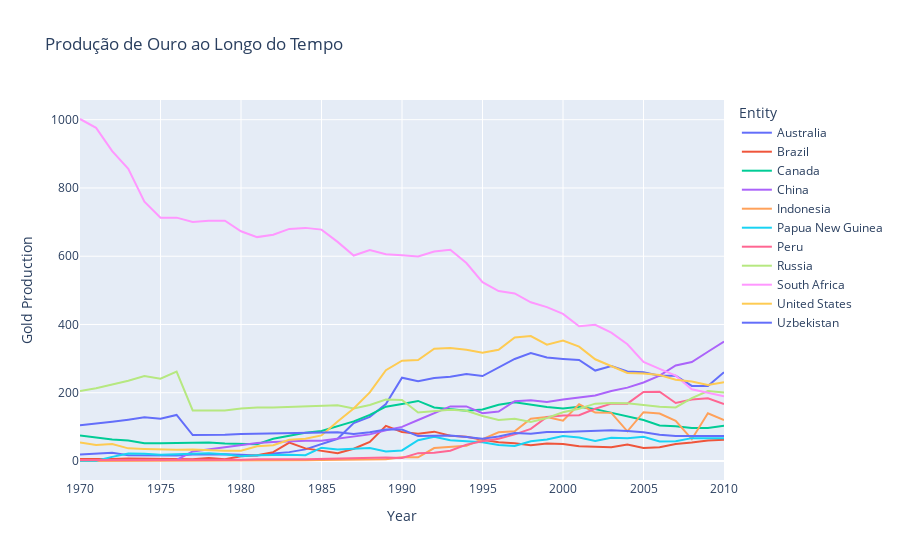

The notebook cell saved with this chart:
### Code cell
# Line Chart
line_fig = px.line(df_plot, x='Year', y='Gold Production', color='Entity', title='Produção de Ouro ao Longo do Tempo')
line_fig

### Figure 1 — Plotly figure (JSON) as saved in the notebook; plotly's stock layout.template omitted (floating-point values rounded to 4 significant figures)
{"data": [{"hovertemplate": "Entity=Australia<br>Year=%{x}<br>Gold Production=%{y}<extra></extra>", "legendgroup": "Australia", "line": {"color": "#636efa", "dash": "solid"}, "marker": {"symbol": "circle"}, "mode": "lines", "name": "Australia", "orientation": "v", "showlegend": true, "type": "scatter", "x": [1970, 1971, 1972, 1973, 1974, 1975, 1976, 1977, 1978, 1979, 1980, 1981, 1982, 1983, 1984, 1985, 1986, 1987, 1988, 1989, 1990, 1991, 1992, 1993, 1994, 1995, 1996, 1997, 1998, 1999, 2000, 2001, 2002, 2003, 2004, 2005, 2006, 2007, 2008, 2009, 2010], "xaxis": "x", "y": [19, 21, 24, 17, 16, 16, 16, 19, 20, 20, 18, 16, 22, 26, 34, 49, 65, 111, 129, 167, 244, 234, 243, 247, 255, 249, 273, 299, 316, 303, 299, 296, 265, 278, 262, 260, 250, 250, 220, 220, 260], "yaxis": "y"}, {"hovertemplate": "Entity=Brazil<br>Year=%{x}<br>Gold Production=%{y}<extra></extra>", "legendgroup": "Brazil", "line": {"color": "#EF553B", "dash": "solid"}, "marker": {"symbol": "circle"}, "mode": "lines", "name": "Brazil", "orientation": "v", "showlegend": true, "type": "scatter", "x": [1970, 1971, 1972, 1973, 1974, 1975, 1976, 1977, 1978, 1979, 1980, 1981, 1982, 1983, 1984, 1985, 1986, 1987, 1988, 1989, 1990, 1991, 1992, 1993, 1994, 1995, 1996, 1997, 1998, 1999, 2000, 2001, 2002, 2003, 2004, 2005, 2006, 2007, 2008, 2009, 2010], "xaxis": "x", "y": [6, 5, 6, 7, 6, 5, 5, 5, 9, 5, 14, 17, 26, 54, 37, 30, 23, 36, 56, 103, 85, 80, 86, 74, 71, 62, 55, 52, 46, 51, 50, 43, 42, 40, 48, 38, 40, 50, 54, 60, 62], "yaxis": "y"}, {"hovertemplate": "Entity=Canada<br>Year=%{x}<br>Gold Production=%{y}<extra></extra>", "legendgroup": "Canada", "line": {"color": "#00cc96", "dash": "solid"}, "marker": {"symbol": "circle"}, "mode": "lines", "name": "Canada", "orientation": "v", "showlegend": true, "type": "scatter", "x": [1970, 1971, 1972, 1973, 1974, 1975, 1976, 1977, 1978, 1979, 1980, 1981, 1982, 1983, 1984, 1985, 1986, 1987, 1988, 1989, 1990, 1991, 1992, 1993, 1994, 1995, 1996, 1997, 1998, 1999, 2000, 2001, 2002, 2003, 2004, 2005, 2006, 2007, 2008, 2009, 2010], "xaxis": "x", "y": [75, 69, 63, 60, 52, 52, 53, 54, 54, 51, 51, 49, 65, 74, 83, 88, 103, 116, 135, 159, 167, 176, 157, 151, 147, 151, 165, 172, 165, 158, 154, 159, 152, 141, 130, 120, 104, 102, 97, 97, 103], "yaxis": "y"}, {"hovertemplate": "Entity=China<br>Year=%{x}<br>Gold Production=%{y}<extra></extra>", "legendgroup": "China", "line": {"color": "#ab63fa", "dash": "solid"}, "marker": {"symbol": "circle"}, "mode": "lines", "name": "China", "orientation": "v", "showlegend": true, "type": "scatter", "x": [1970, 1971, 1972, 1973, 1974, 1975, 1976, 1977, 1978, 1979, 1980, 1981, 1982, 1983, 1984, 1985, 1986, 1987, 1988, 1989, 1990, 1991, 1992, 1993, 1994, 1995, 1996, 1997, 1998, 1999, 2000, 2001, 2002, 2003, 2004, 2005, 2006, 2007, 2008, 2009, 2010], "xaxis": "x", "y": [2, 2, 2, 2, 2, 2, 3, 28, 34, 40, 45, 53, 56, 58, 59, 59, 66, 72, 78, 90, 100, 120, 140, 160, 160, 140, 145, 175, 178, 173, 180, 185, 192, 205, 215, 230, 250, 280, 290, 320, 350], "yaxis": "y"}, {"hovertemplate": "Entity=Indonesia<br>Year=%{x}<br>Gold Production=%{y}<extra></extra>", "legendgroup": "Indonesia", "line": {"color": "#FFA15A", "dash": "solid"}, "marker": {"symbol": "circle"}, "mode": "lines", "name": "Indonesia", "orientation": "v", "showlegend": true, "type": "scatter", "x": [1970, 1971, 1972, 1973, 1974, 1975, 1976, 1977, 1978, 1979, 1980, 1981, 1982, 1983, 1984, 1985, 1986, 1987, 1988, 1989, 1990, 1991, 1992, 1993, 1994, 1995, 1996, 1997, 1998, 1999, 2000, 2001, 2002, 2003, 2004, 2005, 2006, 2007, 2008, 2009, 2010], "xaxis": "x", "y": [0, 0, 0, 0, 0, 0, 0, 0, 0, 0, 0, 0, 2, 2, 2, 3, 3, 4, 5, 5, 11, 11, 38, 42, 45, 64, 84, 87, 124, 129, 118, 166, 142, 141, 87, 143, 139, 118, 64, 140, 120], "yaxis": "y"}, {"hovertemplate": "Entity=Papua New Guinea<br>Year=%{x}<br>Gold Production=%{y}<extra></extra>", "legendgroup": "Papua New Guinea", "line": {"color": "#19d3f3", "dash": "solid"}, "marker": {"symbol": "circle"}, "mode": "lines", "name": "Papua New Guinea", "orientation": "v", "showlegend": true, "type": "scatter", "x": [1970, 1971, 1972, 1973, 1974, 1975, 1976, 1977, 1978, 1979, 1980, 1981, 1982, 1983, 1984, 1985, 1986, 1987, 1988, 1989, 1990, 1991, 1992, 1993, 1994, 1995, 1996, 1997, 1998, 1999, 2000, 2001, 2002, 2003, 2004, 2005, 2006, 2007, 2008, 2009, 2010], "xaxis": "x", "y": [1, 1, 12, 22, 21, 18, 20, 22, 23, 20, 14, 17, 18, 18, 17, 39, 34, 36, 38, 28, 31, 61, 71, 61, 59, 55, 47, 44, 58, 63, 73, 69, 59, 68, 67, 71, 57, 58, 67, 68, 67], "yaxis": "y"}, {"hovertemplate": "Entity=Peru<br>Year=%{x}<br>Gold Production=%{y}<extra></extra>", "legendgroup": "Peru", "line": {"color": "#FF6692", "dash": "solid"}, "marker": {"symbol": "circle"}, "mode": "lines", "name": "Peru", "orientation": "v", "showlegend": true, "type": "scatter", "x": [1970, 1971, 1972, 1973, 1974, 1975, 1976, 1977, 1978, 1979, 1980, 1981, 1982, 1983, 1984, 1985, 1986, 1987, 1988, 1989, 1990, 1991, 1992, 1993, 1994, 1995, 1996, 1997, 1998, 1999, 2000, 2001, 2002, 2003, 2004, 2005, 2006, 2007, 2008, 2009, 2010], "xaxis": "x", "y": [3, 3, 3, 2, 2, 3, 3, 3, 4, 4, 4, 5, 4, 5, 5, 6, 9, 9, 10, 10, 9, 23, 24, 30, 48, 58, 65, 78, 94, 129, 133, 134, 153, 168, 168, 202, 203, 170, 180, 184, 167], "yaxis": "y"}, {"hovertemplate": "Entity=Russia<br>Year=%{x}<br>Gold Production=%{y}<extra></extra>", "legendgroup": "Russia", "line": {"color": "#B6E880", "dash": "solid"}, "marker": {"symbol": "circle"}, "mode": "lines", "name": "Russia", "orientation": "v", "showlegend": true, "type": "scatter", "x": [1970, 1971, 1972, 1973, 1974, 1975, 1976, 1977, 1978, 1979, 1980, 1981, 1982, 1983, 1984, 1985, 1986, 1987, 1988, 1989, 1990, 1991, 1992, 1993, 1994, 1995, 1996, 1997, 1998, 1999, 2000, 2001, 2002, 2003, 2004, 2005, 2006, 2007, 2008, 2009, 2010], "xaxis": "x", "y": [205, 213, 224, 235, 249, 241, 262, 148, 148, 148, 154, 157, 157, 158, 159, 160, 163, 154, 164, 180, 179, 142, 146, 150, 147, 132, 120, 124, 114, 126, 143, 153, 168, 170, 169, 163, 159, 157, 184, 205, 201], "yaxis": "y"}, {"hovertemplate": "Entity=South Africa<br>Year=%{x}<br>Gold Production=%{y}<extra></extra>", "legendgroup": "South Africa", "line": {"color": "#FF97FF", "dash": "solid"}, "marker": {"symbol": "circle"}, "mode": "lines", "name": "South Africa", "orientation": "v", "showlegend": true, "type": "scatter", "x": [1970, 1971, 1972, 1973, 1974, 1975, 1976, 1977, 1978, 1979, 1980, 1981, 1982, 1983, 1984, 1985, 1986, 1987, 1988, 1989, 1990, 1991, 1992, 1993, 1994, 1995, 1996, 1997, 1998, 1999, 2000, 2001, 2002, 2003, 2004, 2005, 2006, 2007, 2008, 2009, 2010], "xaxis": "x", "y": [1002, 976, 908, 856, 760, 713, 713, 700, 704, 704, 673, 656, 663, 680, 683, 678, 642, 602, 618, 606, 603, 599, 614, 619, 580, 524, 498, 491, 465, 451, 431, 395, 399, 376, 342, 290, 270, 250, 210, 200, 190], "yaxis": "y"}, {"hovertemplate": "Entity=United States<br>Year=%{x}<br>Gold Production=%{y}<extra></extra>", "legendgroup": "United States", "line": {"color": "#FECB52", "dash": "solid"}, "marker": {"symbol": "circle"}, "mode": "lines", "name": "United States", "orientation": "v", "showlegend": true, "type": "scatter", "x": [1970, 1971, 1972, 1973, 1974, 1975, 1976, 1977, 1978, 1979, 1980, 1981, 1982, 1983, 1984, 1985, 1986, 1987, 1988, 1989, 1990, 1991, 1992, 1993, 1994, 1995, 1996, 1997, 1998, 1999, 2000, 2001, 2002, 2003, 2004, 2005, 2006, 2007, 2008, 2009, 2010], "xaxis": "x", "y": [54, 47, 50, 37, 35, 33, 33, 34, 31, 30, 30, 43, 46, 62, 65, 75, 116, 154, 201, 266, 294, 296, 329, 331, 326, 317, 326, 362, 366, 341, 353, 335, 298, 277, 258, 256, 252, 238, 233, 223, 231], "yaxis": "y"}, {"hovertemplate": "Entity=Uzbekistan<br>Year=%{x}<br>Gold Production=%{y}<extra></extra>", "legendgroup": "Uzbekistan", "line": {"color": "#636efa", "dash": "solid"}, "marker": {"symbol": "circle"}, "mode": "lines", "name": "Uzbekistan", "orientation": "v", "showlegend": true, "type": "scatter", "x": [1970, 1971, 1972, 1973, 1974, 1975, 1976, 1977, 1978, 1979, 1980, 1981, 1982, 1983, 1984, 1985, 1986, 1987, 1988, 1989, 1990, 1991, 1992, 1993, 1994, 1995, 1996, 1997, 1998, 1999, 2000, 2001, 2002, 2003, 2004, 2005, 2006, 2007, 2008, 2009, 2010], "xaxis": "x", "y": [105, 109, 115, 121, 128, 124, 135, 76, 76, 77, 79, 80, 81, 81, 82, 82, 84, 79, 84, 92, 92, 73, 75, 75, 70, 65, 72, 82, 80, 85, 85, 87, 90, 90, 88, 84, 77, 73, 73, 73, 73], "yaxis": "y"}], "layout": {"legend": {"title": {"text": "Entity"}, "tracegroupgap": 0}, "title": {"text": "Produção de Ouro ao Longo do Tempo"}, "xaxis": {"anchor": "y", "domain": [0, 1], "title": {"text": "Year"}}, "yaxis": {"anchor": "x", "domain": [0, 1], "title": {"text": "Gold Production"}}}}
